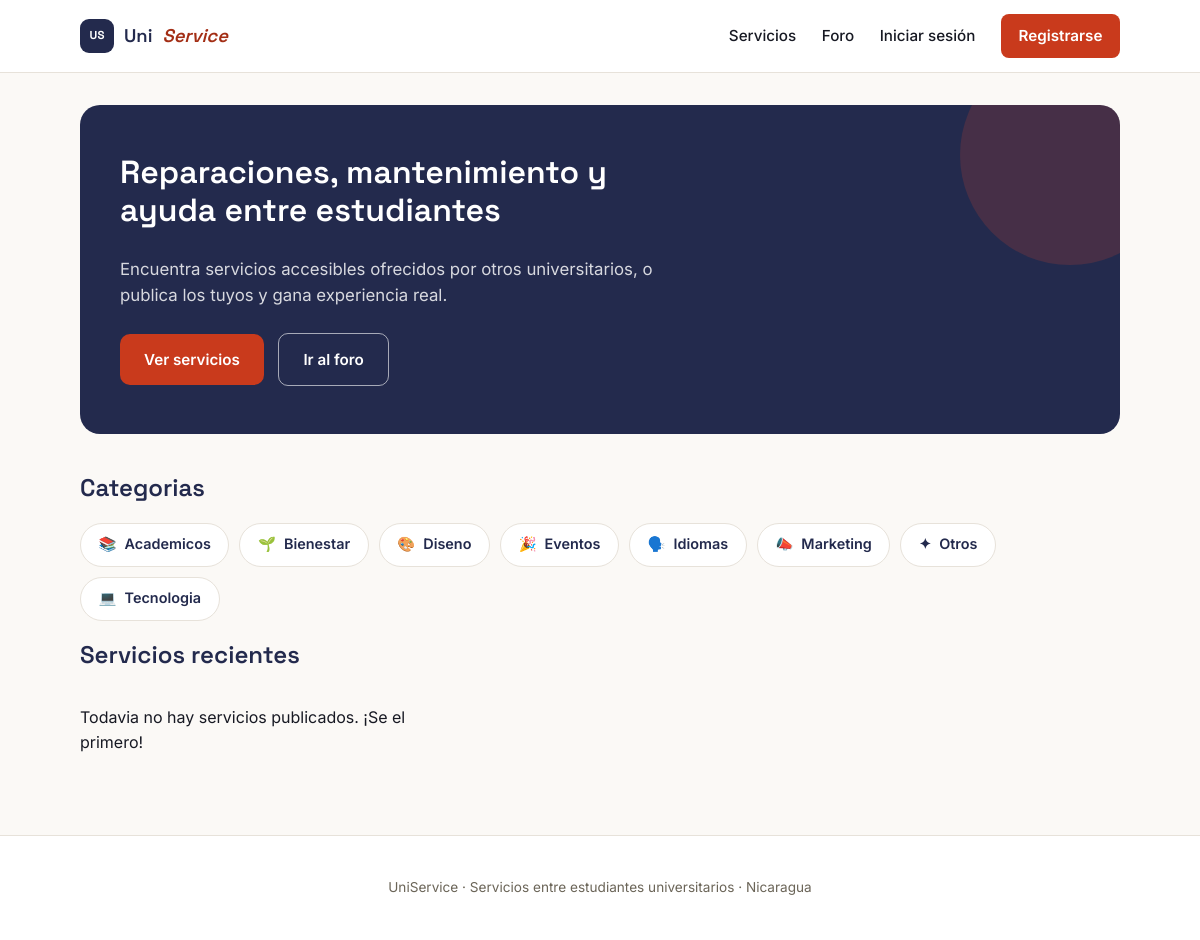
The page / on the database its author committed.
### tables this page shows
CREATE TABLE categories (
    id INTEGER PRIMARY KEY AUTOINCREMENT,
    name TEXT NOT NULL UNIQUE,
    slug TEXT NOT NULL UNIQUE
);

### app.py (the view)
@app.route("/")
def index():
    conn = get_connection()
    services = conn.execute(
        """
        SELECT s.*, u.username, c.name AS category_name,
               (SELECT ROUND(AVG(rating), 1) FROM reviews WHERE service_id = s.id) AS avg_rating,
               (SELECT COUNT(*) FROM reviews WHERE service_id = s.id) AS review_count
        FROM services s
        JOIN users u ON u.id = s.user_id
        JOIN categories c ON c.id = s.category_id
        WHERE s.is_active = 1
        ORDER BY s.created_at DESC
        LIMIT 12
        """
    ).fetchall()
    categories = conn.execute("SELECT * FROM categories ORDER BY name").fetchall()
    conn.close()
    return render_template("index.html", services=services, categories=categories)

### app.py (called while the page is built, shortened)
def current_user():
    if "user_id" not in session:
        return None

@app.context_processor
def inject_user():
    return {"logged_user": current_user()}

### db.py (called while the page is built)
def get_connection():
    conn = sqlite3.connect(DB_PATH)
    conn.row_factory = sqlite3.Row
    conn.execute("PRAGMA foreign_keys = ON")
    return conn

### templates/index.html (shortened to what this page needs)
{% extends "base.html" %}
{% set cat_icons = {'academicos': '📚', 'tecnologia': '💻', 'diseno': '🎨', 'idiomas': '🗣️', 'marketing': '📣', 'eventos': '🎉', 'bienestar': '🌱', 'otros': '✦'} %}
{% block content %}
<section class="hero">
    <h1>Reparaciones, mantenimiento y ayuda entre estudiantes</h1>
    <p>Encuentra servicios accesibles ofrecidos por otros universitarios, o publica los tuyos y gana experiencia real.</p>
    <a href="{{ url_for('services') }}" class="btn">Ver servicios</a>
    <a href="{{ url_for('forum') }}" class="btn btn-secondary">Ir al foro</a>
</section>
<section>
    <h2>Categorias</h2>
    <div class="category-list">
        {% for category in categories %}
            <a href="{{ url_for('services', categoria=category['slug']) }}" class="category-chip">
                <span aria-hidden="true">{{ cat_icons.get(category['slug'], '✦') }}</span> {{ category['name'] }}
            </a>
        {% endfor %}
    </div>
</section>
<section>
    <h2>Servicios recientes</h2>
    <div class="card-grid">
        {% for service in services %}
            <a href="{{ url_for('service_detail', service_id=service['id']) }}" class="card">
                <span class="card-category">{{ cat_icons.get(service['category_name']|lower, '✦') }} {{ service['category_name'] }}</span>
                <h3>{{ service['title'] }}</h3>
                <p>{{ service['description'][:110] }}{% if service['description']|length > 110 %}...{% endif %}</p>
                <div class="card-footer">
                    <span>{{ service['username'] }}</span>
                    {% if service['price'] %}
                        <span class="price">C$ {{ "%.2f"|format(service['price']) }}</span>
                    {% else %}
                        <span class="price">A convenir</span>
                    {% endif %}
                </div>
                {% if service['avg_rating'] %}
                    <span class="rating">★ {{ service['avg_rating'] }} ({{ service['review_count'] }})</span>
                {% endif %}
            </a>
        {% else %}
            <p>Todavia no hay servicios publicados. ¡Se el primero!</p>
        {% endfor %}
    </div>
</section>
{% endblock %}

### templates/base.html (shortened to what this page needs)
<!DOCTYPE html>
<html lang="es">
<head>
    <link rel="stylesheet" href="{{ url_for('static', filename='css/style.css') }}">
</head>
<body>
    <header class="navbar">
        <div class="navbar-inner">
            <a href="{{ url_for('index') }}" class="logo">
                <span class="logo-mark" aria-hidden="true">US</span>
                Uni<em>Service</em>
            </a>
            <nav class="main-nav" id="mainNav" aria-label="Navegación principal">
                <a href="{{ url_for('services') }}">Servicios</a>
                <a href="{{ url_for('forum') }}">Foro</a>
                {% if logged_user %}
                    {% if logged_user['role'] == 'proveedor' %}
                        <a href="{{ url_for('new_service') }}" class="nav-cta">Publicar servicio</a>
                    {% endif %}
                    <a href="{{ url_for('profile') }}" class="nav-profile">
                        <span class="nav-avatar"
                              {% if logged_user['avatar_filename'] %}
                              style="background-image: url('{{ url_for('static', filename='uploads/avatars/' ~ logged_user['avatar_filename']) }}');"
                              {% endif %}>
                            {% if not logged_user['avatar_filename'] %}{{ logged_user['username'][0]|upper }}{% endif %}
                        </span>
                        {{ logged_user['username'] }}
                    </a>
                    <a href="{{ url_for('logout') }}">Salir</a>
                {% else %}
                    <a href="{{ url_for('login') }}">Iniciar sesión</a>
                    <a href="{{ url_for('register') }}" class="btn-nav">Registrarse</a>
                {% endif %}
            </nav>
        </div>
    </header>
    <main class="container" id="mainContent" tabindex="-1">
        {% block content %}{% endblock %}
    </main>
    <footer class="footer">
        <p>UniService &middot; Servicios entre estudiantes universitarios &middot; Nicaragua</p>
    </footer>
</body>
</html>

### static/css/style.css (style rules this page uses)
:root { --ink: #171923; --navy: #232A4D; --navy-soft: #3A4270; --coral: #E14A2F; --coral-btn: #C93A1C; --coral-text: #A32E15; --teal: #0D8C87; --teal-text: #08615D; --cream: #FBF9F6; --white: #FFFFFF; --muted: #6B6558; --border: #E7E2DA; --font-display: "Space Grotesk", sans-serif; --font-body: "Inter", sans-serif; }
* { box-sizing: border-box; }
body { margin: 0; font-family: var(--font-body); color: var(--ink); background: var(--cream); line-height: 1.55; }
h1, h2, h3 { font-family: var(--font-display); font-weight: 600; color: var(--navy); line-height: 1.2; }
a { color: var(--coral-text); }
.container { max-width: 1080px; margin: 0 auto; padding: 32px 20px 64px; }
.navbar { background: var(--white); border-bottom: 1px solid var(--border); position: sticky; top: 0; z-index: 50; }
.navbar-inner { max-width: 1080px; margin: 0 auto; padding: 14px 20px; display: flex; align-items: center; gap: 1.5rem; }
.logo { display: flex; align-items: center; gap: 10px; font-family: var(--font-display); font-weight: 600; font-size: 1.15rem; color: var(--navy); text-decoration: none; }
.logo em { font-style: italic; color: var(--coral-text); }
.logo-mark { width: 34px; height: 34px; border-radius: 9px; background: var(--navy); color: var(--white); display: flex; align-items: center; justify-content: center; font-size: 0.72rem; font-weight: 700; letter-spacing: 0.02em; flex-shrink: 0; }
.main-nav { display: flex; align-items: center; gap: 1.6rem; margin-left: auto; }
.main-nav a { text-decoration: none; color: var(--ink); font-size: 0.95rem; font-weight: 500; min-height: 44px; display: flex; align-items: center; }
.btn-nav { background: var(--coral-btn); color: var(--white) !important; padding: 0.6rem 1.1rem; border-radius: 8px; font-weight: 600 !important; }
.hero { background: var(--navy); color: var(--white); border-radius: 20px; padding: 48px 40px; margin-bottom: 40px; position: relative; overflow: hidden; }
.hero::before { content: ""; position: absolute; top: -60px; right: -60px; width: 220px; height: 220px; border-radius: 50%; background: var(--coral); opacity: 0.18; }
.hero h1 { margin-top: 0; color: var(--white); font-size: 2rem; max-width: 26ch; position: relative; }
.hero p { color: rgba(255,255,255,0.82); max-width: 52ch; font-size: 1.05rem; position: relative; }
.btn { display: inline-flex; align-items: center; justify-content: center; background: var(--coral-btn); color: var(--white); padding: 0.85rem 1.5rem; border-radius: 10px; text-decoration: none; border: none; font-size: 0.95rem; font-weight: 600; margin-top: 8px; margin-right: 10px; min-height: 46px; }
.btn-secondary { background: transparent; color: var(--white) !important; border: 1.5px solid rgba(255,255,255,0.6); }
.category-list { display: flex; flex-wrap: wrap; gap: 10px; }
.category-chip { display: inline-flex; align-items: center; gap: 8px; background: var(--white); border: 1.5px solid var(--border); color: var(--navy); padding: 0.55rem 1.1rem; border-radius: 100px; text-decoration: none; font-size: 0.9rem; font-weight: 600; min-height: 44px; }
.card-grid { display: grid; grid-template-columns: repeat(auto-fill, minmax(260px, 1fr)); gap: 18px; margin-top: 18px; }
.footer { text-align: center; color: var(--muted); font-size: 0.85rem; padding: 28px 20px; border-top: 1px solid var(--border); background: var(--white); }

### rows shown on the page
categories: get "📚", name "Academicos"
categories: get "🌱", name "Bienestar"
categories: get "🎨", name "Diseno"
categories: get "🎉", name "Eventos"
categories: get "🗣️", name "Idiomas"
categories: get "📣", name "Marketing"
categories: get "✦", name "Otros"
categories: get "💻", name "Tecnologia"
